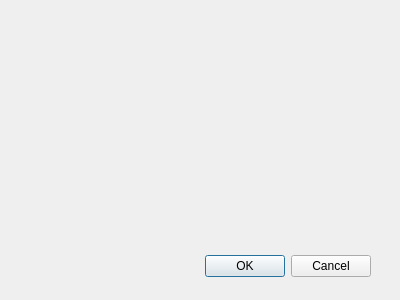
<?xml version="1.0" encoding="UTF-8"?>
<ui version="4.0">
 <class>ConnectDialogClass</class>
 <widget class="QDialog" name="ConnectDialogClass">
  <property name="geometry">
   <rect>
    <x>0</x>
    <y>0</y>
    <width>400</width>
    <height>300</height>
   </rect>
  </property>
  <property name="windowTitle">
   <string>Connect</string>
  </property>
  <widget class="QWidget" name="layoutWidget">
   <property name="geometry">
    <rect>
     <x>20</x>
     <y>250</y>
     <width>351</width>
     <height>33</height>
    </rect>
   </property>
   <layout class="QHBoxLayout">
    <property name="spacing">
     <number>6</number>
    </property>
    <property name="leftMargin">
     <number>0</number>
    </property>
    <property name="topMargin">
     <number>0</number>
    </property>
    <property name="rightMargin">
     <number>0</number>
    </property>
    <property name="bottomMargin">
     <number>0</number>
    </property>
    <item>
     <spacer>
      <property name="orientation">
       <enum>Qt::Horizontal</enum>
      </property>
      <property name="sizeHint" stdset="0">
       <size>
        <width>131</width>
        <height>31</height>
       </size>
      </property>
     </spacer>
    </item>
    <item>
     <widget class="QPushButton" name="okButton">
      <property name="text">
       <string>OK</string>
      </property>
     </widget>
    </item>
    <item>
     <widget class="QPushButton" name="cancelButton">
      <property name="text">
       <string>Cancel</string>
      </property>
     </widget>
    </item>
   </layout>
  </widget>
 </widget>
 <resources/>
 <connections/>
</ui>
